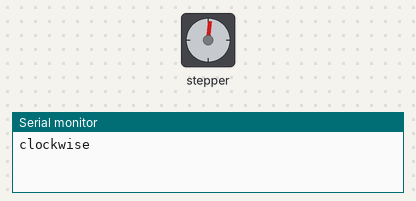
Bench run of a sketch on a simulated Arduino Uno, built with avr-gcc and run on an emulated ATmega328P. Parts: stepper motor, the last lines printed to the serial monitor. Stepper angles assume 512 steps per turn.

Above: at 0.05 s.
At 0.5 s:
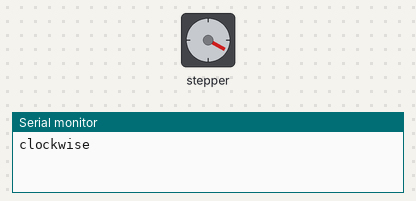
At 1.0 s:
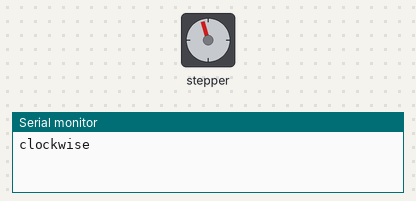
At 2.45 s:
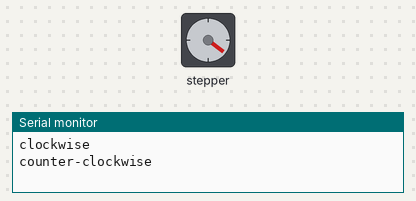
Timing chart, 0 to 6.9 s (numbered marks = the images above):
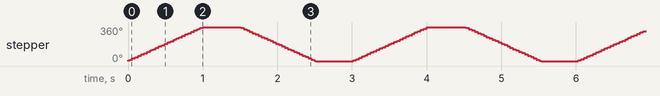

Measured:
- by itself, stepper: turns 360° clockwise in 1.0 s, then 360° counter-clockwise in 1.0 s, repeating every 3.0 s

The sketch:

light_stepper.ino
```cpp
#include <Stepper.h>

const int stepsPerRevolution = 512;
Stepper mystepper(stepsPerRevolution,0,1,2,3);

void setup()
{
  mystepper.setSpeed(60);
  Serial.begin(9600);

}


void loop(){
  Serial.println("clockwise");
  mystepper.step(stepsPerRevolution);
  delay(500);
  Serial.println("counter-clockwise");
  mystepper.step(-(stepsPerRevolution));
  delay(500);
}
```
